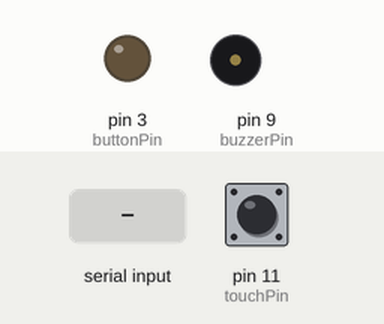
This sketch was run on a simulated Arduino Uno, built with avr-gcc and run on an emulated ATmega328P. On the bench: output pins drawn as LEDs (lit = HIGH), buzzer (waves = sounding). The test bench sets the inputs (shaded band); at power-on: pin 11 (touchPin) LOW.

Above: at 1.2 s.
1.3 s: "1" received over Serial
At 1.7 s:
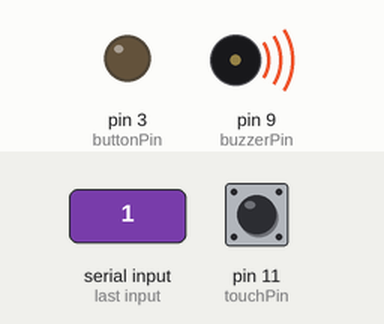
Timing chart, 0 to 10.3 s (numbered marks = the images above; inputs shaded):
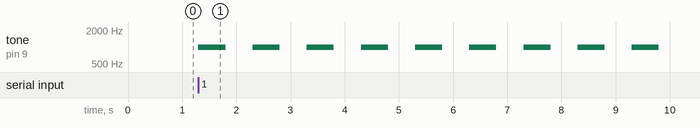

The sketch:

SensorInterface.ino
```cpp
/*
 * Dalia Matar, 101003740
 * SYSC3010 - Digi-smart clock
 */

//Class used to make use of buttons and buzzers on an Arduino for the digi-smart clock.


//initialize all variable pins
int touchPin = 11;
int buzzerPin = 9;
int buttonPin = 3;

char LCD_ON = 'L';
char LCD_OFF = 'N';

int alarmON, pressed = 0;

//Set up code, used to initialize all pin-ports and their respective role,
// setup will run once.
void setup() {

 Serial.begin(9600); // set up Serial library at 9600 bps

 pinMode(buzzerPin, OUTPUT);
 pinMode(touchPin, INPUT);
 pinMode (buttonPin, OUTPUT);

 //boolean alarmOn = Serial.read();

}

void loop() {

  if (Serial.available() > 0){
    //if the server sends a '1'
    alarmON = Serial.read();
    if (alarmON == '1'){ //if false skip to second if statement.

      //while the button isnt being pressed
      while (digitalRead(buttonPin) == LOW){
        toggleBuzzer();
      }
      //leaves loop when button is pressed and calls this function.
      turnAlarmOFF();
    }
  }
  //check status of the Touch Sensor

  if(digitalRead(touchPin) == HIGH && pressed % 2 == 0) {
    pressed++;
    sendData(LCD_ON);
    delay(1000);
  }

  if(digitalRead(touchPin) == HIGH && pressed % 2 == 1) {
    pressed++;
    sendData(LCD_OFF);
    delay(1000);
  }
}


/* Method used to sound the active Buzzer, uses built-in libraries,
 * such as Tone and noTone and delays to make an alarm-clock noise.
 */
void toggleBuzzer(){
  tone(buzzerPin, 1000);
  delay(500);
  noTone(buzzerPin);
  delay(500);

}

/* Method used to turn off the active buzzer off, this method
 * will be called when a button is pressed.
 */
void turnAlarmOFF(){
  noTone(buzzerPin);
  alarmON = 0;
}

//method used to send information to the main database.
void sendData(char s){
  Serial.println(s);
}
```

Measured:
- after the input at 1.3 s, tone on pin 9 (buzzerPin): alternates 1000 Hz for 0.50 s and silent for 0.50 s, starting at once
